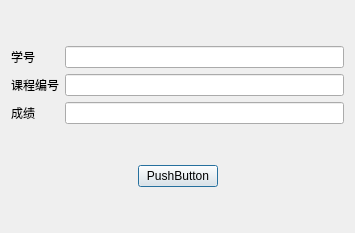
<?xml version="1.0" encoding="UTF-8"?>
<ui version="4.0">
 <class>CModifyedAchiDialog</class>
 <widget class="QDialog" name="CModifyedAchiDialog">
  <property name="geometry">
   <rect>
    <x>0</x>
    <y>0</y>
    <width>355</width>
    <height>233</height>
   </rect>
  </property>
  <property name="windowTitle">
   <string>Dialog</string>
  </property>
  <layout class="QVBoxLayout" name="verticalLayout_3">
   <item>
    <layout class="QHBoxLayout" name="horizontalLayout">
     <item>
      <layout class="QVBoxLayout" name="verticalLayout">
       <item>
        <widget class="QLabel" name="label">
         <property name="text">
          <string>学号</string>
         </property>
        </widget>
       </item>
       <item>
        <widget class="QLabel" name="label_2">
         <property name="text">
          <string>课程编号</string>
         </property>
        </widget>
       </item>
       <item>
        <widget class="QLabel" name="label_3">
         <property name="text">
          <string>成绩</string>
         </property>
        </widget>
       </item>
      </layout>
     </item>
     <item>
      <layout class="QVBoxLayout" name="verticalLayout_2">
       <item>
        <widget class="QLineEdit" name="lineEdit_StudentID"/>
       </item>
       <item>
        <widget class="QLineEdit" name="lineEdit_CourseID"/>
       </item>
       <item>
        <widget class="QLineEdit" name="lineEdit_StudentAchi"/>
       </item>
      </layout>
     </item>
    </layout>
   </item>
   <item>
    <layout class="QHBoxLayout" name="horizontalLayout_2">
     <item>
      <spacer name="horizontalSpacer_2">
       <property name="orientation">
        <enum>Qt::Horizontal</enum>
       </property>
       <property name="sizeHint" stdset="0">
        <size>
         <width>40</width>
         <height>20</height>
        </size>
       </property>
      </spacer>
     </item>
     <item>
      <widget class="QPushButton" name="pushButton_ok">
       <property name="text">
        <string>PushButton</string>
       </property>
      </widget>
     </item>
     <item>
      <spacer name="horizontalSpacer">
       <property name="orientation">
        <enum>Qt::Horizontal</enum>
       </property>
       <property name="sizeHint" stdset="0">
        <size>
         <width>40</width>
         <height>20</height>
        </size>
       </property>
      </spacer>
     </item>
    </layout>
   </item>
  </layout>
 </widget>
 <resources/>
 <connections/>
</ui>
